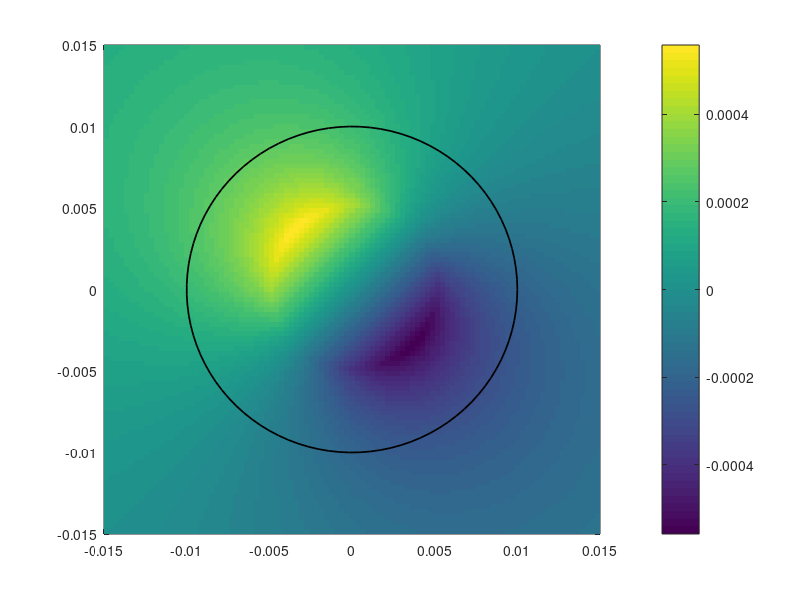
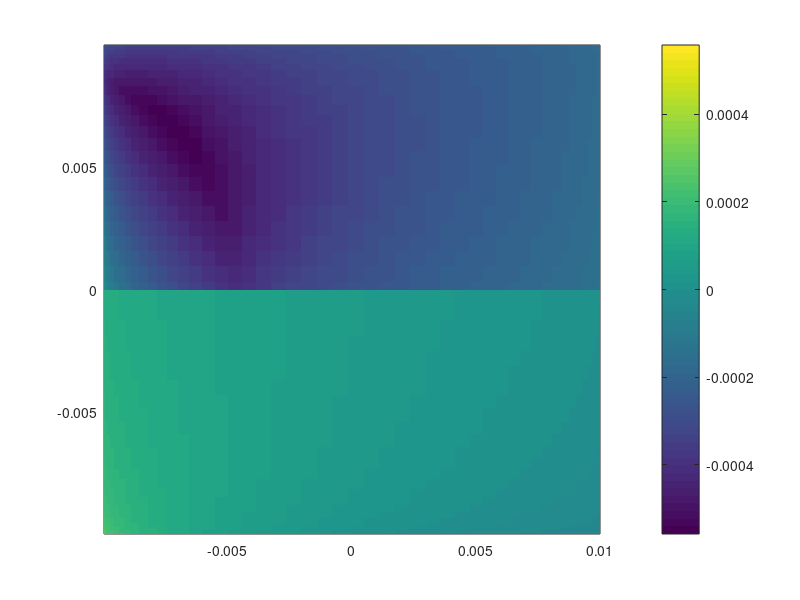
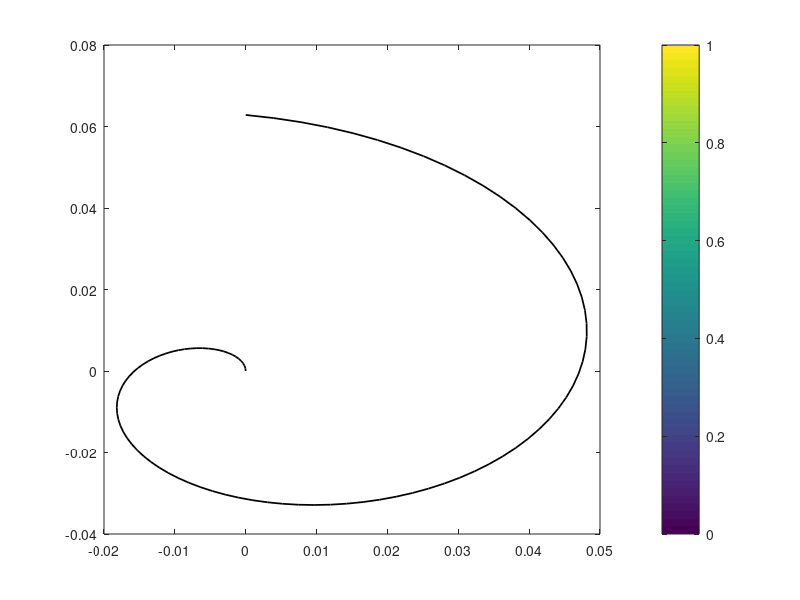

MATLAB code to generate these figures, in order:
%% Line Integration 
% Compute and plot the parametric path 
lx=100;
ly=100;
%constants
I=10;
a=0.005;
m0=(4*pi)*10.^(-7);
r0=2*a;

x = linspace(-3*a,3*a,lx);
y = linspace(-3*a,3*a,ly);
[X,Y]=meshgrid(x,y);

r_phi = zeros(100,100);

%Magnetic Field component from Problem #1 
for i=1:100
    for j=1:100
        if (sqrt(x(i).^2 +y(j).^2) < a)
            r_phi(i,j) = ((m0.*I)/(2.*pi.*a.^2).*sqrt(x(i).^2+y(j).^2)).*(-y(j)/sqrt(x(i).^2+y(j).^2)+(x(i)./sqrt(x(i).^2+y(j).^2)));
        else
            r_phi(i,j) = ((m0.*I)/(2.*pi.*sqrt(x(i).^2+y(j).^2))).*(-y(j)/sqrt(x(i).^2+y(j).^2)+(x(i)./sqrt(x(i).^2+y(j).^2)));
        end %if 
    end %for
end %for
figure;
pcolor(x,y,r_phi);
shading flat;
colorbar;
hold on;
% r_phix = zeros(1,100);
% r_phiy = zeros(1,100);

phi_grid = linspace(0,2*pi,lx);
x = r0.*cos(phi_grid);
y = r0.*sin(phi_grid);
%% Plotter
plot(x,y,'color','black','LineWidth',1.25)    
shading flat;
colorbar;
hold off;

% Plotting Magnetic Field B in terms of r 

for i=1:r_phi
    
end %for    
figure(2);
pcolor(x,y,r_phi);
shading flat;
colorbar;
hold off;



%% Analytical derivative 
dx = -phi_grid.*(r0).*sin(phi_grid);
dy = phi_grid.*(r0).*cos(phi_grid);
figure;
plot(dx,dy,'color','black','LineWidth',1.25)    
shading flat;
colorbar;
hold off;

%% Numerical Derivative
